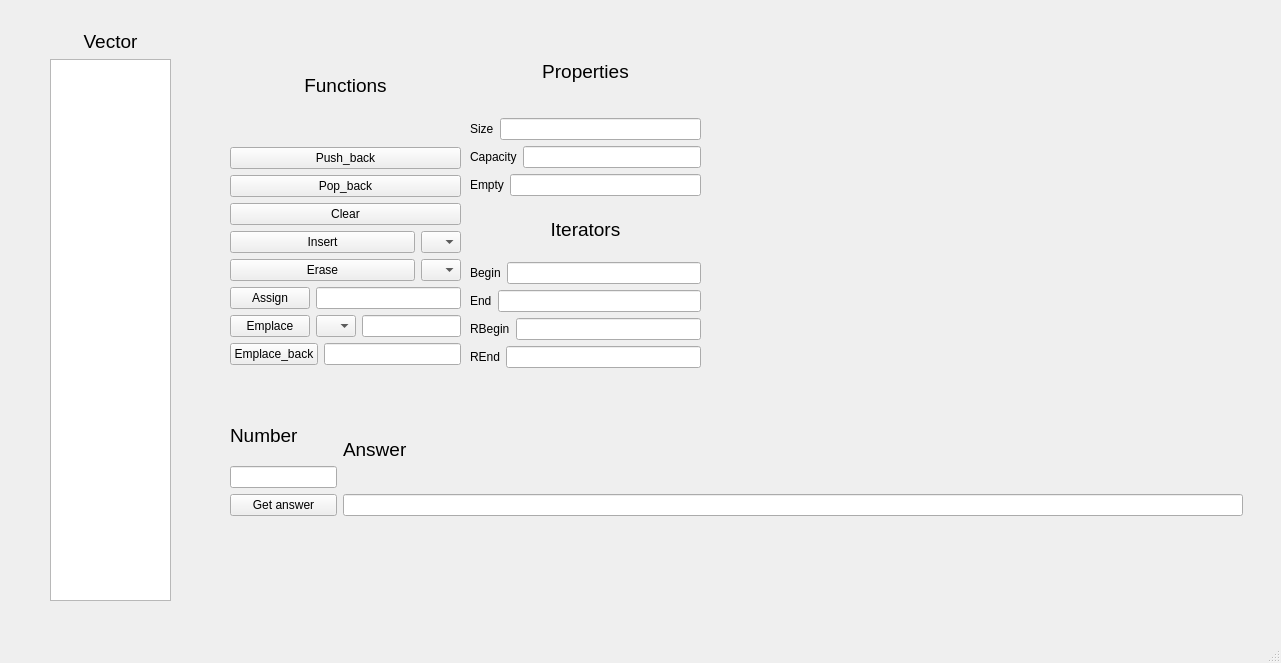
<?xml version="1.0" encoding="UTF-8"?>
<ui version="4.0">
 <class>MainWindow</class>
 <widget class="QMainWindow" name="MainWindow">
  <property name="geometry">
   <rect>
    <x>0</x>
    <y>0</y>
    <width>1281</width>
    <height>663</height>
   </rect>
  </property>
  <property name="windowTitle">
   <string>MainWindow</string>
  </property>
  <widget class="QWidget" name="centralwidget">
   <widget class="QWidget" name="layoutWidget">
    <property name="geometry">
     <rect>
      <x>50</x>
      <y>30</y>
      <width>121</width>
      <height>571</height>
     </rect>
    </property>
    <layout class="QVBoxLayout" name="verticalLayout">
     <item>
      <widget class="QLabel" name="label">
       <property name="font">
        <font>
         <pointsize>14</pointsize>
        </font>
       </property>
       <property name="text">
        <string>Vector</string>
       </property>
       <property name="alignment">
        <set>Qt::AlignCenter</set>
       </property>
      </widget>
     </item>
     <item>
      <widget class="QTableView" name="tableView"/>
     </item>
    </layout>
   </widget>
   <widget class="QWidget" name="layoutWidget">
    <property name="geometry">
     <rect>
      <x>230</x>
      <y>30</y>
      <width>231</width>
      <height>335</height>
     </rect>
    </property>
    <layout class="QVBoxLayout" name="verticalLayout_4">
     <item>
      <widget class="QLabel" name="label_3">
       <property name="font">
        <font>
         <pointsize>14</pointsize>
        </font>
       </property>
       <property name="text">
        <string>Functions</string>
       </property>
       <property name="alignment">
        <set>Qt::AlignCenter</set>
       </property>
      </widget>
     </item>
     <item>
      <layout class="QVBoxLayout" name="verticalLayout_3">
       <item>
        <widget class="QPushButton" name="pushBack">
         <property name="text">
          <string>Push_back</string>
         </property>
        </widget>
       </item>
       <item>
        <widget class="QPushButton" name="popBack">
         <property name="text">
          <string>Pop_back</string>
         </property>
        </widget>
       </item>
       <item>
        <widget class="QPushButton" name="clear">
         <property name="text">
          <string>Clear</string>
         </property>
        </widget>
       </item>
       <item>
        <layout class="QHBoxLayout" name="horizontalLayout_9">
         <item>
          <widget class="QPushButton" name="insert">
           <property name="text">
            <string>Insert</string>
           </property>
          </widget>
         </item>
         <item>
          <widget class="QComboBox" name="inserBox">
           <property name="maximumSize">
            <size>
             <width>40</width>
             <height>16777215</height>
            </size>
           </property>
          </widget>
         </item>
        </layout>
       </item>
       <item>
        <layout class="QHBoxLayout" name="horizontalLayout_16">
         <item>
          <widget class="QPushButton" name="erase">
           <property name="text">
            <string>Erase</string>
           </property>
          </widget>
         </item>
         <item>
          <widget class="QComboBox" name="eraseBox">
           <property name="maximumSize">
            <size>
             <width>40</width>
             <height>16777215</height>
            </size>
           </property>
          </widget>
         </item>
        </layout>
       </item>
       <item>
        <layout class="QHBoxLayout" name="horizontalLayout_10">
         <item>
          <layout class="QHBoxLayout" name="horizontalLayout_15">
           <item>
            <widget class="QPushButton" name="assign">
             <property name="text">
              <string>Assign</string>
             </property>
            </widget>
           </item>
           <item>
            <widget class="QLineEdit" name="assginLine">
             <property name="inputMask">
              <string/>
             </property>
            </widget>
           </item>
          </layout>
         </item>
        </layout>
       </item>
       <item>
        <layout class="QHBoxLayout" name="horizontalLayout_11">
         <item>
          <widget class="QPushButton" name="emplace">
           <property name="text">
            <string>Emplace</string>
           </property>
          </widget>
         </item>
         <item>
          <widget class="QComboBox" name="emplaceBox">
           <property name="maximumSize">
            <size>
             <width>40</width>
             <height>16777215</height>
            </size>
           </property>
          </widget>
         </item>
         <item>
          <widget class="QLineEdit" name="emplaceLine"/>
         </item>
        </layout>
       </item>
       <item>
        <layout class="QHBoxLayout" name="horizontalLayout_12">
         <item>
          <widget class="QPushButton" name="emplaceBack">
           <property name="text">
            <string>Emplace_back</string>
           </property>
          </widget>
         </item>
         <item>
          <widget class="QLineEdit" name="emplaceBackLine"/>
         </item>
        </layout>
       </item>
      </layout>
     </item>
    </layout>
   </widget>
   <widget class="QWidget" name="layoutWidget">
    <property name="geometry">
     <rect>
      <x>470</x>
      <y>30</y>
      <width>231</width>
      <height>338</height>
     </rect>
    </property>
    <layout class="QVBoxLayout" name="verticalLayout_8">
     <item>
      <layout class="QVBoxLayout" name="verticalLayout_7">
       <item>
        <widget class="QLabel" name="label_5">
         <property name="font">
          <font>
           <pointsize>14</pointsize>
          </font>
         </property>
         <property name="text">
          <string>Properties</string>
         </property>
         <property name="alignment">
          <set>Qt::AlignCenter</set>
         </property>
        </widget>
       </item>
       <item>
        <layout class="QVBoxLayout" name="verticalLayout_6">
         <item>
          <layout class="QHBoxLayout" name="horizontalLayout_7">
           <item>
            <widget class="QLabel" name="size">
             <property name="text">
              <string>Size</string>
             </property>
            </widget>
           </item>
           <item>
            <widget class="QLineEdit" name="sizeLine"/>
           </item>
          </layout>
         </item>
         <item>
          <layout class="QHBoxLayout" name="horizontalLayout_8">
           <item>
            <widget class="QLabel" name="capacity">
             <property name="text">
              <string>Capacity</string>
             </property>
            </widget>
           </item>
           <item>
            <widget class="QLineEdit" name="capacityLine"/>
           </item>
          </layout>
         </item>
         <item>
          <layout class="QHBoxLayout" name="horizontalLayout_14">
           <item>
            <widget class="QLabel" name="empty">
             <property name="text">
              <string>Empty</string>
             </property>
            </widget>
           </item>
           <item>
            <widget class="QLineEdit" name="emptyLine">
             <property name="readOnly">
              <bool>true</bool>
             </property>
            </widget>
           </item>
          </layout>
         </item>
        </layout>
       </item>
      </layout>
     </item>
     <item>
      <layout class="QVBoxLayout" name="verticalLayout_5">
       <item>
        <widget class="QLabel" name="label_4">
         <property name="font">
          <font>
           <pointsize>14</pointsize>
          </font>
         </property>
         <property name="text">
          <string>Iterators</string>
         </property>
         <property name="alignment">
          <set>Qt::AlignCenter</set>
         </property>
        </widget>
       </item>
       <item>
        <layout class="QVBoxLayout" name="verticalLayout_2">
         <item>
          <layout class="QHBoxLayout" name="horizontalLayout">
           <item>
            <widget class="QLabel" name="begin">
             <property name="text">
              <string>Begin</string>
             </property>
            </widget>
           </item>
           <item>
            <widget class="QLineEdit" name="beginLine">
             <property name="readOnly">
              <bool>true</bool>
             </property>
            </widget>
           </item>
          </layout>
         </item>
         <item>
          <layout class="QHBoxLayout" name="horizontalLayout_2">
           <item>
            <widget class="QLabel" name="end">
             <property name="text">
              <string>End</string>
             </property>
            </widget>
           </item>
           <item>
            <widget class="QLineEdit" name="endLine">
             <property name="readOnly">
              <bool>true</bool>
             </property>
            </widget>
           </item>
          </layout>
         </item>
         <item>
          <layout class="QHBoxLayout" name="horizontalLayout_6">
           <item>
            <widget class="QLabel" name="rBegin">
             <property name="text">
              <string>RBegin</string>
             </property>
            </widget>
           </item>
           <item>
            <widget class="QLineEdit" name="rBeginLine">
             <property name="readOnly">
              <bool>true</bool>
             </property>
            </widget>
           </item>
          </layout>
         </item>
         <item>
          <layout class="QHBoxLayout" name="horizontalLayout_4">
           <item>
            <widget class="QLabel" name="rEnd">
             <property name="text">
              <string>REnd</string>
             </property>
            </widget>
           </item>
           <item>
            <widget class="QLineEdit" name="rEndLine">
             <property name="readOnly">
              <bool>true</bool>
             </property>
            </widget>
           </item>
          </layout>
         </item>
        </layout>
       </item>
      </layout>
     </item>
    </layout>
   </widget>
   <widget class="QWidget" name="layoutWidget">
    <property name="geometry">
     <rect>
      <x>230</x>
      <y>410</y>
      <width>1013</width>
      <height>106</height>
     </rect>
    </property>
    <layout class="QHBoxLayout" name="horizontalLayout_3">
     <item>
      <layout class="QVBoxLayout" name="verticalLayout_9">
       <item>
        <widget class="QLabel" name="number">
         <property name="font">
          <font>
           <pointsize>14</pointsize>
          </font>
         </property>
         <property name="text">
          <string>Number</string>
         </property>
        </widget>
       </item>
       <item>
        <widget class="QLineEdit" name="numberLine">
         <property name="text">
          <string/>
         </property>
        </widget>
       </item>
       <item>
        <widget class="QPushButton" name="getAnswer">
         <property name="minimumSize">
          <size>
           <width>100</width>
           <height>0</height>
          </size>
         </property>
         <property name="text">
          <string>Get answer</string>
         </property>
        </widget>
       </item>
      </layout>
     </item>
     <item>
      <layout class="QVBoxLayout" name="verticalLayout_10">
       <item>
        <widget class="QLabel" name="answer">
         <property name="font">
          <font>
           <pointsize>14</pointsize>
          </font>
         </property>
         <property name="text">
          <string>Answer</string>
         </property>
        </widget>
       </item>
       <item>
        <widget class="QLineEdit" name="answerLine">
         <property name="minimumSize">
          <size>
           <width>900</width>
           <height>0</height>
          </size>
         </property>
         <property name="text">
          <string/>
         </property>
        </widget>
       </item>
      </layout>
     </item>
    </layout>
   </widget>
  </widget>
  <widget class="QMenuBar" name="menubar">
   <property name="geometry">
    <rect>
     <x>0</x>
     <y>0</y>
     <width>1281</width>
     <height>25</height>
    </rect>
   </property>
  </widget>
  <widget class="QStatusBar" name="statusbar"/>
 </widget>
 <resources/>
 <connections/>
</ui>
